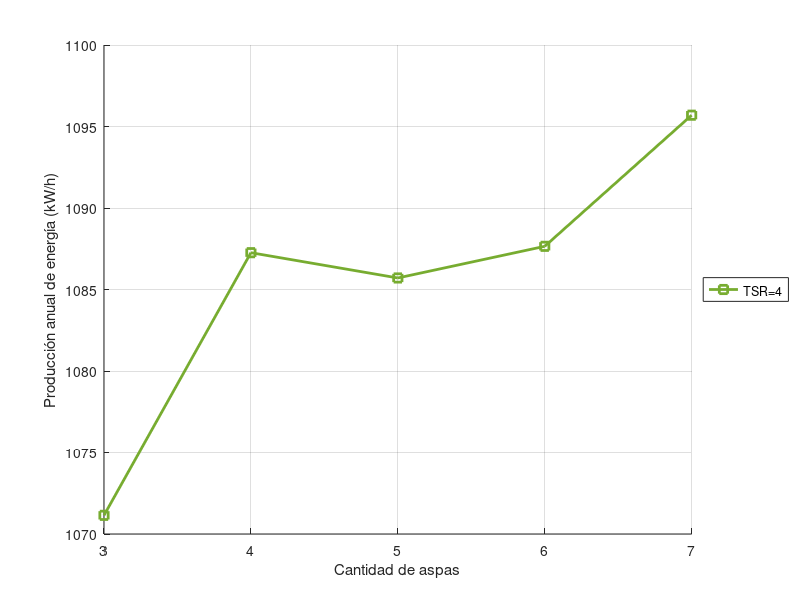

The MATLAB source for this figure:
x = (3:7);
y = [1071.145337, 1087.2581838916, 1085.707473056, 1087.64921784555, 1095.69405643246];

plot(x, y, "-square", "LineWidth",2, "Color",[0.4660 0.6740 0.1880]);
xlabel("Cantidad de aspas");
ylabel("Producción anual de energía (kW/h)");
xlim([3 7]);
grid on;
box off;


legend("TSR=4", 'Location', 'eastoutside');



